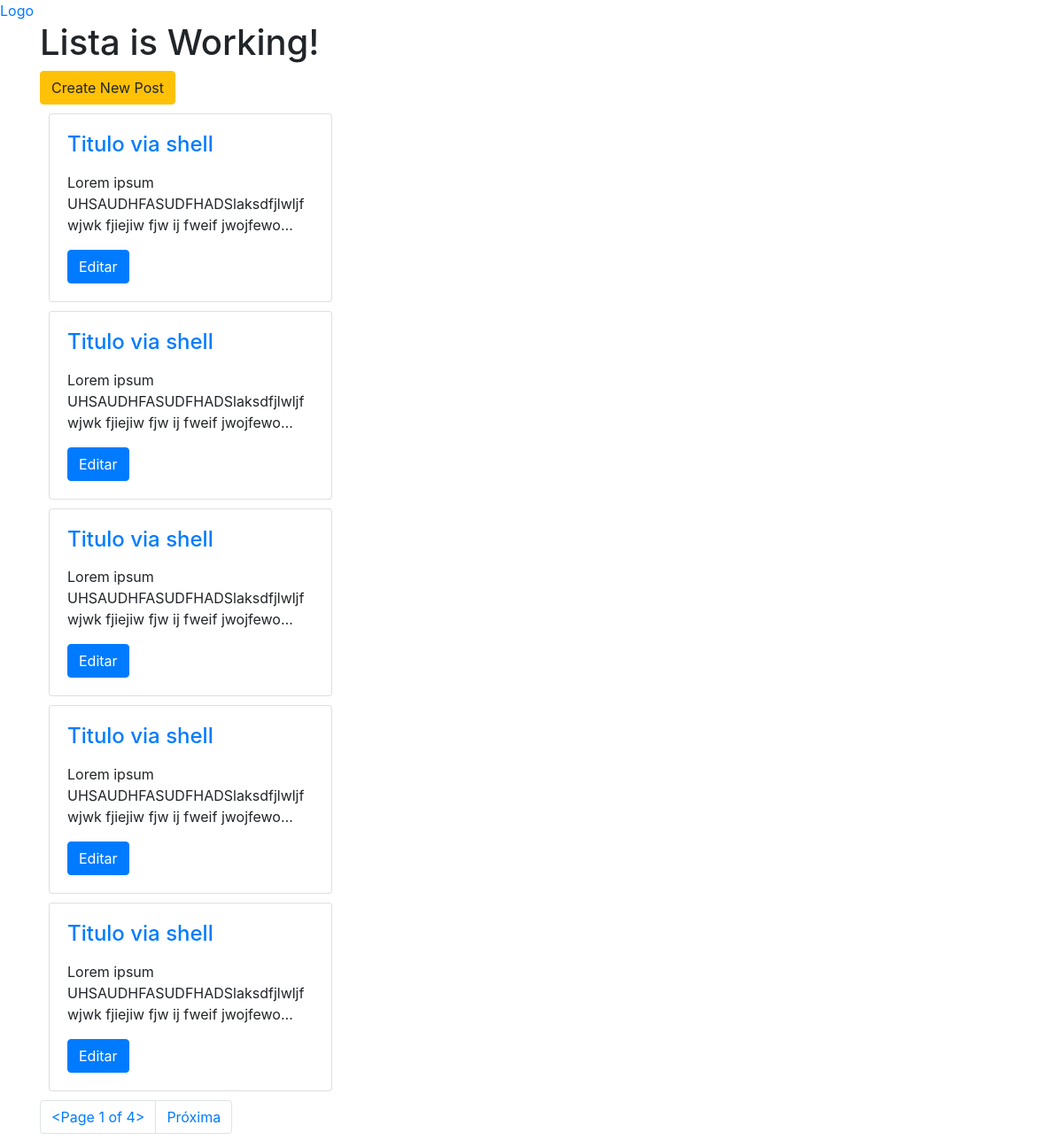
The app's page /, older data.
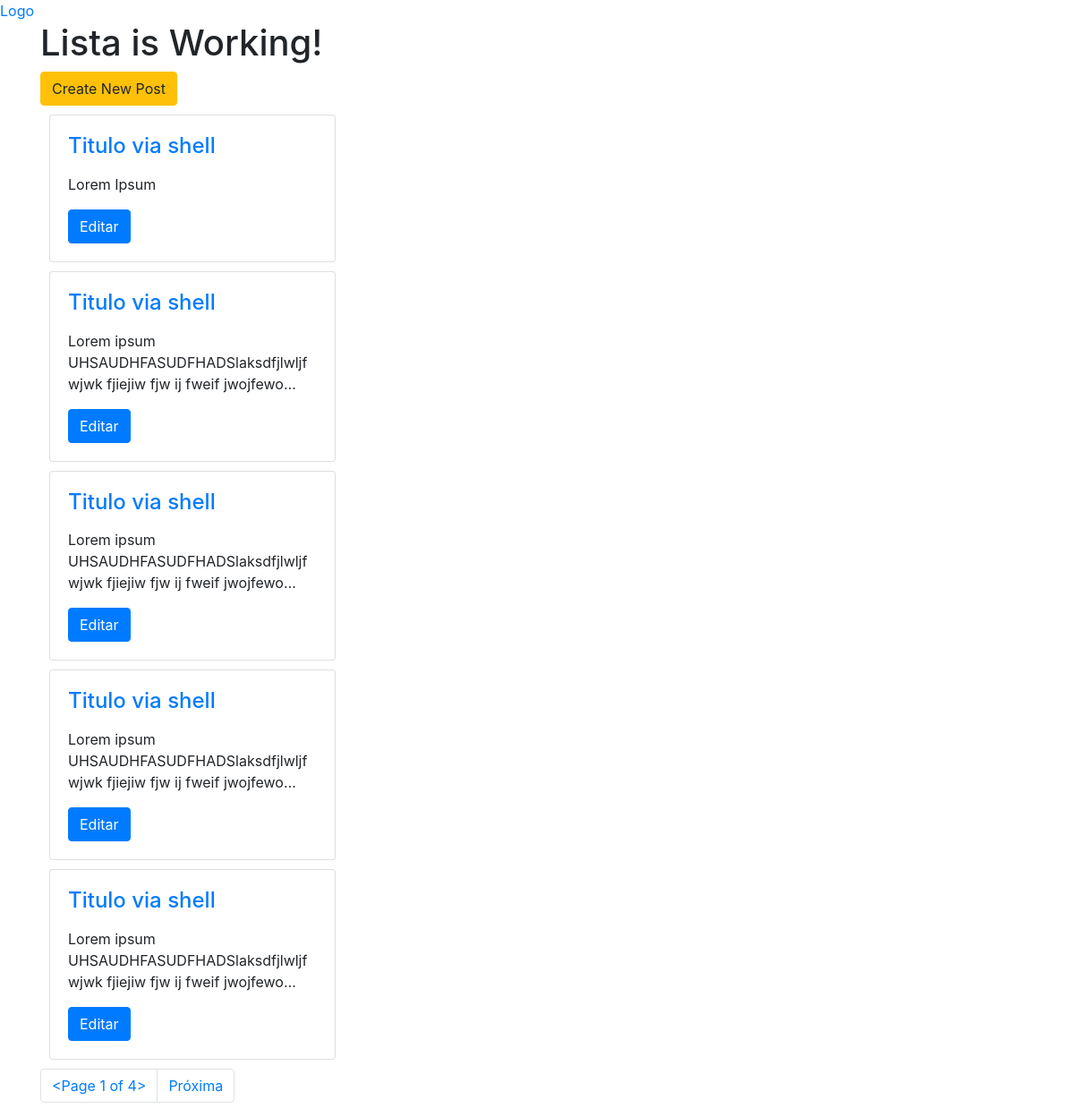
The same page, newer data.
### posts/models.py (models this page shows, shortened)
class Post(models.Model):
	title = models.CharField(max_length=120)
	image = models.FileField(null=True,blank=True)
	content = models.TextField()
	updated = models.DateTimeField(auto_now=True,auto_now_add=False)
	created = models.DateTimeField(auto_now=False, auto_now_add=True)
	class Meta:
		ordering = ['-id','-created']

### posts/views.py (the view)
# urls.py: url(r'^$', posts_list, name='list'),
def posts_list(request):
	queryset_list = Post.objects.all().order_by('-created')
	paginator = Paginator(queryset_list,5)
	page = request.GET.get('pagina')
	try:
		queryset = paginator.page(page)
	except PageNotAnInteger:
		queryset = paginator.page(1)
	except EmptyPage:
		queryset = paginator.page(paginator.num_pages)
	context = {
		'title':'Lista',
		'posts':queryset
	}
	return render(request,'base.html',context)

### posts/templates/base.html (shortened to what this page needs)
{% load staticfiles %}
<!DOCTYPE html>
<html>
<head>
    <link rel="stylesheet" href="https://maxcdn.bootstrapcdn.com/bootstrap/4.0.0-beta/css/bootstrap.min.css">
    <link rel="stylesheet" href="{% static 'posts/teste.css' %}">
</head>
<body>
        <a href="{% url 'posts:list' %}">Logo</a>
<div class="container">
    {% block container %}
        <h1>{{ title }} is Working!</h1>
        <a href="{% url 'posts:create' %}" class="btn btn-warning">Create New Post</a>
        {% for post in posts%}
        <div class="card" style="width: 20rem; margin: 10px;">
            <div class="card-body">
                <h4 class="card-title"><a href="{% url 'posts:detail' id=post.id %}">{{ post.title}}</a></h4>
                <p class="card-text">{{ post.content | linebreaks | truncatechars:80 }}</p>
                <a href="{% url 'posts:update' id=post.id %}" class="btn btn-primary">Editar</a>
            </div>
        </div>
        {% endfor%}
    {% endblock %}
<nav aria-label="Page navigation example">
  <ul class="pagination">
      <li class="page-item"><a href="?pagina={{ posts }}" class="page-link">{{ posts }}</a></li>
      {% if posts.has_next %}
        <li class="page-item"><a class="page-link" href="?pagina={{ posts.next_page_number }}">Próxima</a></li>
      {% endif %}
  </ul>
</nav>
</div>
</body>
</html>

Row changes from the older to the newer data that the page shows:
changed Post: content "Lorem ipsum UHSAUDHFASUDFHADSlaksdfjlwljf wjwk fjiejiw fjw ij fweif jwojfewo…" → "Lorem Ipsum"
